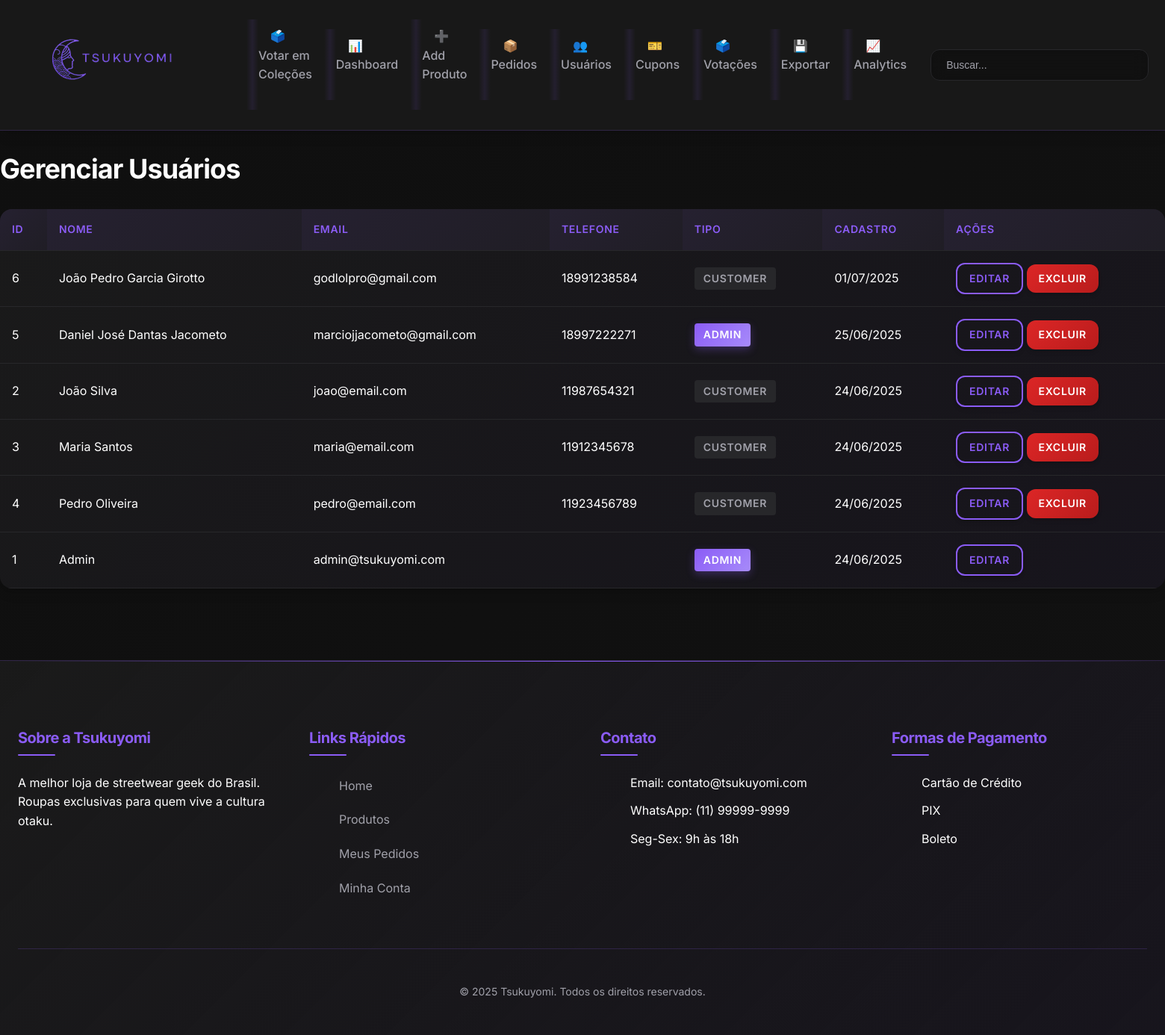
Before: /public/index.php?action=users (signed in) with the older database file.
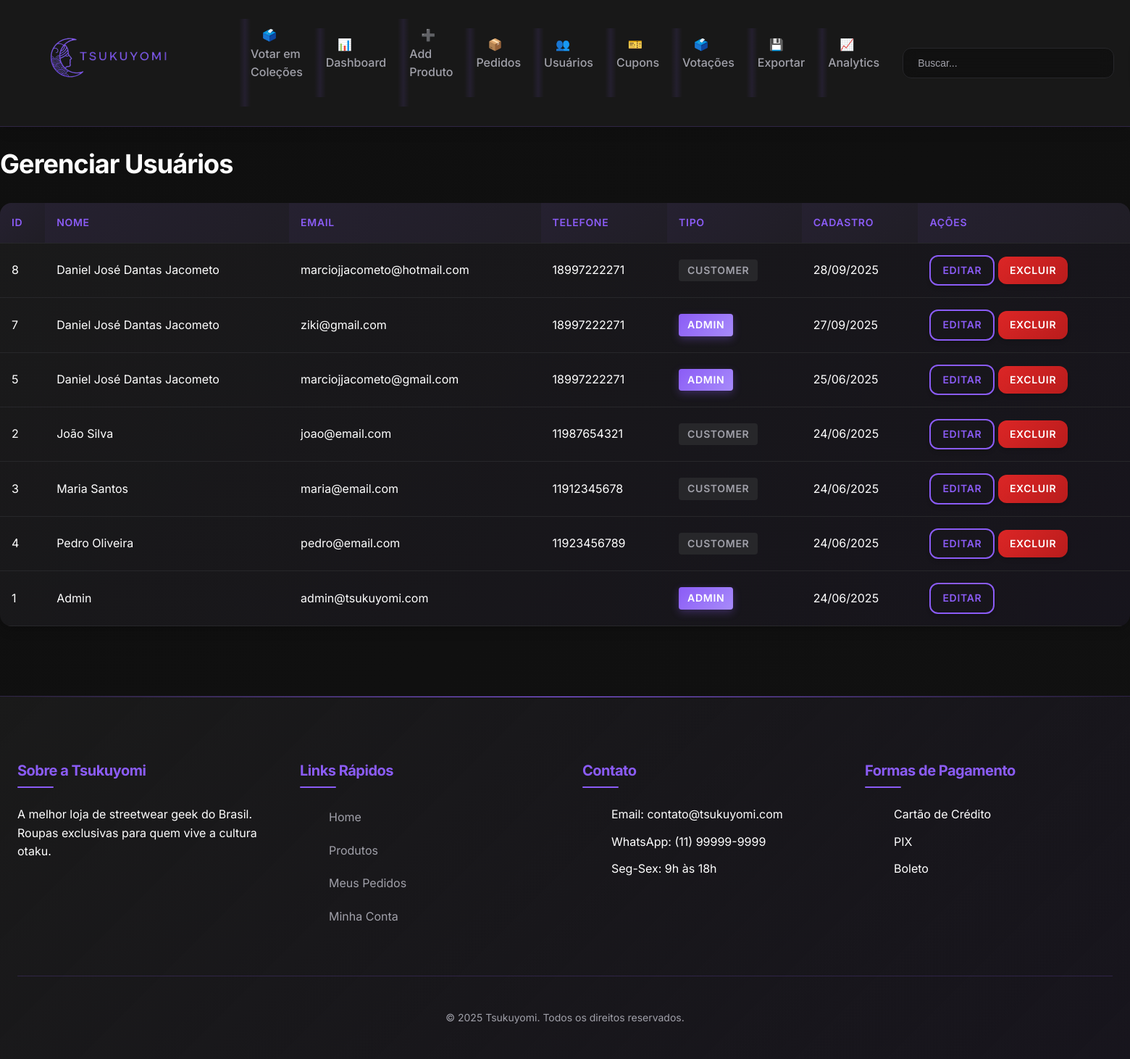
After: the same page with the newer database file.
### tables this page shows
CREATE TABLE `users` (
  `id` int(11) NOT NULL,
  `name` varchar(100) NOT NULL,
  `email` varchar(100) NOT NULL,
  `password` varchar(255) NOT NULL,
  `phone` varchar(20) DEFAULT NULL,
  `address` varchar(255) DEFAULT NULL,
  `city` varchar(100) DEFAULT NULL,
  `state` varchar(2) DEFAULT NULL,
  `zip_code` varchar(10) DEFAULT NULL,
  `user_type` enum('customer','admin') DEFAULT 'customer',
  `created_at` timestamp NOT NULL DEFAULT current_timestamp()
);

### controllers/UserController.php (called while the page is built, shortened)
<?php
require_once '../factories/ModelFactory.php';
class UserController {
    private $userFactory;
    public function __construct() {
        $factoryManager = FactoryManager::getInstance();
        $this->userFactory = $factoryManager->getFactory('user');
    }
    public function index() {
        $user = $this->userFactory->createModel();
        $stmt = $user->read();
        $users = $stmt->fetchAll(PDO::FETCH_ASSOC);
        include '../views/users/index.php';
    }
}
?>

### factories/ModelFactory.php (called while the page is built, shortened)
<?php
require_once __DIR__ . '/../config/database.php';
require_once __DIR__ . '/../models/User.php';
abstract class ModelFactory {
    public function __construct() {
        $database = new Database();
        $this->db = $database->getConnection();
    }
}
class UserFactory extends ModelFactory {
    public function createModel() {
        return new User($this->db);
    }
}
class FactoryManager {
    private static $instance = null;
    private $factories = [];
    public static function getInstance() {
        if (self::$instance === null) {
            self::$instance = new self();
        }
        return self::$instance;
    }
    public function registerFactory($name, ModelFactory $factory) {
        $this->factories[$name] = $factory;
    }
    public function getFactory($name) {
        return $this->factories[$name];
    }
}
?>

### config/database.php (called while the page is built, shortened)
<?php
class Database {
    private $host = "localhost";
    private $db_name = "tsukuyomi_store";
    private $username = "root";
    private $password = "";
    public function getConnection() {
        $this->conn = null;
        try {
            $this->conn = new PDO("mysql:host=" . $this->host . ";dbname=" . $this->db_name,
                                  $this->username, $this->password);
            $this->conn->exec("set names utf8");
            $this->conn->setAttribute(PDO::ATTR_ERRMODE, PDO::ERRMODE_EXCEPTION);
        } catch(PDOException $exception) {
            echo "Connection error: " . $exception->getMessage();
        }
        return $this->conn;
    }
}
?>

### models/User.php (called while the page is built, shortened)
<?php
class User {
    private $conn;
    private $table_name = "users";
    public function __construct($db) {
        $this->conn = $db;
    }
    public function read() {
        $query = "SELECT id, name, email, phone, city, state, user_type, created_at
                FROM " . $this->table_name . " ORDER BY created_at DESC";
        $stmt = $this->conn->prepare($query);
        $stmt->execute();
        return $stmt;
    }
}
?>

### views/users/index.php (the view, shortened to what this page needs)
<?php include '../views/layout/header.php'; ?>
<h2>Gerenciar Usuários</h2>
<div class="table-container">
    <table class="data-table">
        <thead>
            <tr>
                <th>ID</th>
                <th>Nome</th>
                <th>Email</th>
                <th>Telefone</th>
                <th>Tipo</th>
                <th>Cadastro</th>
                <th>Ações</th>
            </tr>
        </thead>
        <tbody>
            <?php foreach($users as $user): ?>
                <tr>
                    <td><?php echo $user['id']; ?></td>
                    <td><?php echo htmlspecialchars($user['name']); ?></td>
                    <td><?php echo htmlspecialchars($user['email']); ?></td>
                    <td><?php echo htmlspecialchars($user['phone']); ?></td>
                    <td>
                        <span class="badge <?php echo $user['user_type'] == 'admin' ? 'badge-primary' : 'badge-secondary'; ?>">
                            <?php echo $user['user_type']; ?>
                        </span>
                    </td>
                    <td><?php echo date('d/m/Y', strtotime($user['created_at'])); ?></td>
                    <td>
                        <a href="/tsukuyomi/public/index.php?action=edit_user&id=<?php echo $user['id']; ?>"
                           class="btn btn-sm btn-secondary">Editar</a>
                        <?php if($user['id'] != $_SESSION['user_id']): ?>
                            <a href="/tsukuyomi/public/index.php?action=delete_user&id=<?php echo $user['id']; ?>"
                               class="btn btn-sm btn-danger"
                               onclick="return confirm('Tem certeza que deseja excluir este usuário?')">Excluir</a>
                        <?php endif; ?>
                    </td>
                </tr>
            <?php endforeach; ?>
        </tbody>
    </table>
</div>
<?php include '../views/layout/footer.php'; ?>

Changed rows visible on the page:
removed users: id "6", name "João Pedro Garcia Girotto", email "godlolpro@gmail.com", phone "18991238584", user_type "CUSTOMER", created_at "01/07/2025"
added users: id "8", name "Daniel José Dantas Jacometo", email "marciojjacometo@hotmail.com", phone "18997222271", user_type "CUSTOMER", created_at "28/09/2025"
added users: id "7", name "Daniel José Dantas Jacometo", email "ziki@gmail.com", phone "18997222271", user_type "ADMIN", created_at "27/09/2025"
